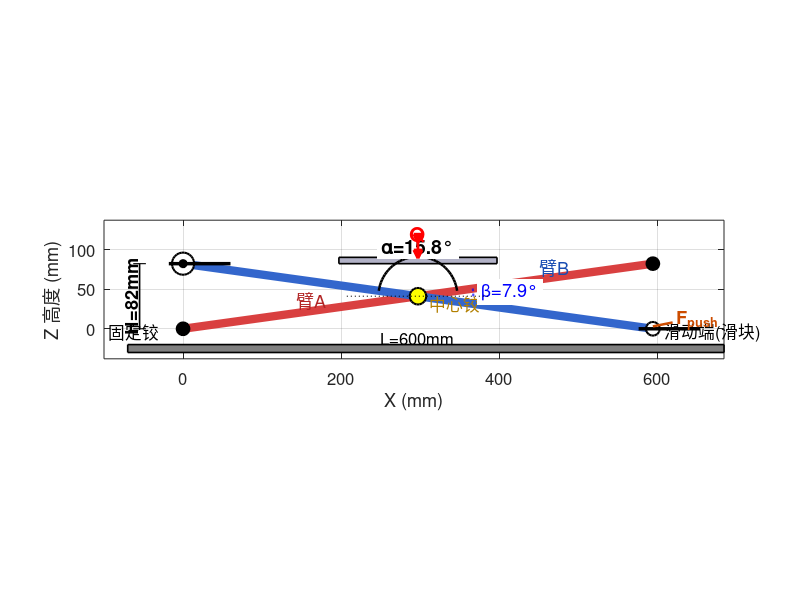
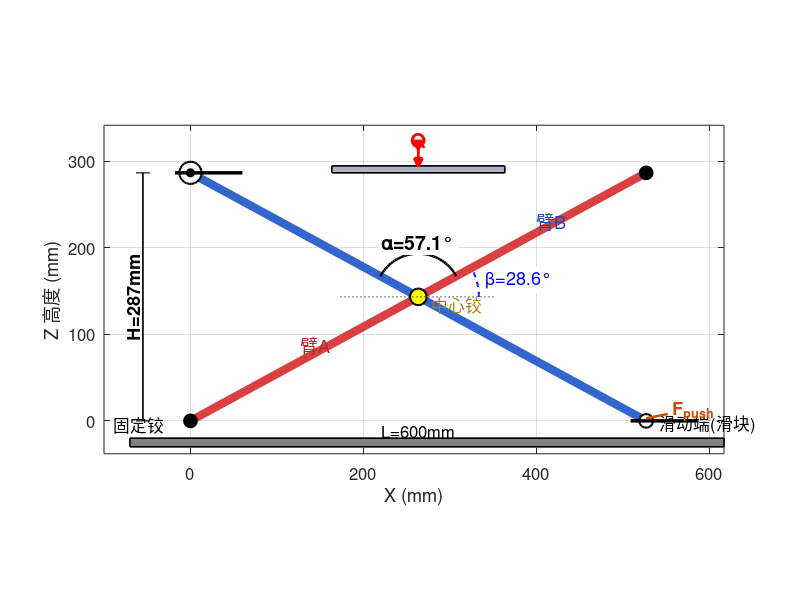

Source code (MATLAB) for these figures, in order:
%% 剪叉式垂直升降台 机构运动简图（最低位与最高位分别输出）
clear; clc; close all;

L = 600;
alpha_low  = 15.78;   beta_low  = alpha_low/2;
alpha_high = 57.12;   beta_high = alpha_high/2;

fig_dir = 'D:/bylw/code/lunwen/QLULatex/QLUThesisLatexTemplate-master/Thesis/static/figures';

for plot_idx = 1:2
    if plot_idx == 1
        beta_deg = beta_low;
        alpha_deg = alpha_low;
        suffix = 'low';
    else
        beta_deg = beta_high;
        alpha_deg = alpha_high;
        suffix = 'high';
    end

    b = deg2rad(beta_deg);
    H_plat = L * sin(b);
    base_y = -20;

    figure('Position', [50, 50, 1000, 900], 'Color', 'w');
    hold on;

    % 底座
    fill([-70, L*cos(b)+90, L*cos(b)+90, -70], ...
        [base_y-10, base_y-10, base_y, base_y], ...
        [0.5 0.5 0.5], 'EdgeColor', 'k', 'LineWidth', 1.2);

    % 台面
    plat_w = 200;
    plat_cx = L/2 * cos(b);
    fill(plat_cx + [-plat_w/2, plat_w/2, plat_w/2, -plat_w/2], ...
        H_plat + [0, 0, 8, 8], [0.7 0.7 0.78], ...
        'EdgeColor', 'k', 'LineWidth', 1.2);

    % 臂 A: 左下→右上 (红色)
    plot([0, L*cos(b)], [0, L*sin(b)], '-', 'Color', [0.85 0.25 0.25], 'LineWidth', 6);
    % 臂 B: 右下→左上 (蓝色)
    plot([L*cos(b), 0], [0, L*sin(b)], '-', 'Color', [0.2 0.4 0.8], 'LineWidth', 6);

    % 中心铰点
    xm = L/2*cos(b);  ym = L/2*sin(b);
    plot(xm, ym, 'ko', 'MarkerSize', 12, 'MarkerFaceColor', 'y', 'LineWidth', 1.5);

    % 四个端点铰点
    plot(0, 0, 'ko', 'MarkerSize', 10, 'MarkerFaceColor', 'k');          % 左下固定
    plot(L*cos(b), 0, 'ko', 'MarkerSize', 10, 'MarkerFaceColor', 'w', 'LineWidth', 1.5); % 右下(滑块)
    plot(L*cos(b), H_plat, 'ko', 'MarkerSize', 10, 'MarkerFaceColor', 'k'); % 右上固定
    % 左上滚轮 (两个小圆表示)
    plot(0, H_plat, 'ko', 'MarkerSize', 16, 'MarkerFaceColor', 'w', 'LineWidth', 1.5);
    plot(0, H_plat, 'ko', 'MarkerSize', 6, 'MarkerFaceColor', 'k');

    % 底部滑轨 + 顶部导向槽
    plot([L*cos(b)-18, L*cos(b)+60], [0, 0], 'k-', 'LineWidth', 2.5);
    plot([-18, 60], [H_plat, H_plat], 'k-', 'LineWidth', 2.5);

    % 标注文字（字号放大）
    text(-30, -4, '固定铰', 'FontSize', 12, 'HorizontalAlignment', 'right');
    text(L*cos(b)+15, -4, '滑动端(滑块)', 'FontSize', 12, 'HorizontalAlignment', 'left');
    text(xm+15, ym-10, '中心铰', 'FontSize', 12, 'Color', [0.7 0.5 0]);
    text(L/4*cos(b)-5, L/4*sin(b)+15, '臂A', 'FontSize', 13, 'Color', [0.7 0.15 0.15]);
    text(3*L/4*cos(b)+5, 3*L/4*sin(b)+15, '臂B', 'FontSize', 13, 'Color', [0.1 0.3 0.7]);

    % ---- 两臂夹角 α 弧线 ----
    arc_r = 50;
    th_arc = linspace(b, pi-b, 40);
    plot(xm+arc_r*cos(th_arc), ym+arc_r*sin(th_arc), 'k-', 'LineWidth', 1.8);
    text(xm+arc_r*1.25*cos(pi/2), ym+arc_r*1.25*sin(pi/2), ...
        ['\alpha=' sprintf('%.1f', alpha_deg) '°'], ...
        'FontSize', 14, 'FontWeight', 'bold', 'BackgroundColor', 'w', ...
        'HorizontalAlignment', 'center');

    % ---- 半角 β 弧线 ----
    beta_arc_r = 70;
    th_b = linspace(0, b, 25);
    plot(xm+beta_arc_r*cos(th_b), ym+beta_arc_r*sin(th_b), 'b--', 'LineWidth', 1.5);
    text(xm+beta_arc_r*1.15*cos(b/2), ym+beta_arc_r*1.15*sin(b/2), ...
        ['\beta=' sprintf('%.1f', beta_deg) '°'], ...
        'FontSize', 13, 'Color', 'b', 'BackgroundColor', 'w');

    % 水平参考虚线
    plot([xm-90, xm+90], [ym, ym], 'k:', 'LineWidth', 0.8);

    % ---- 高度尺寸线 H ----
    H_line_x = -55;
    plot([H_line_x, H_line_x], [0, H_plat], 'k-', 'LineWidth', 1.2);
    plot([H_line_x-8, H_line_x+8], [0, 0], 'k-', 'LineWidth', 0.8);
    plot([H_line_x-8, H_line_x+8], [H_plat, H_plat], 'k-', 'LineWidth', 0.8);
    text(H_line_x-12, H_plat/2, ['H=' sprintf('%.0f', H_plat) 'mm'], ...
        'FontSize', 13, 'FontWeight', 'bold', 'HorizontalAlignment', 'center', 'Rotation', 90);

    % ---- 臂长尺寸 L ----
    text(L/2*cos(b), -12, ['L=' sprintf('%.0f', L) 'mm'], ...
        'FontSize', 12, 'HorizontalAlignment', 'center');

    % 载荷箭头 Q
    text(plat_cx, H_plat+38, 'Q', 'FontSize', 15, 'FontWeight', 'bold', ...
        'Color', 'r', 'HorizontalAlignment', 'center');
    plot([plat_cx, plat_cx], [H_plat+32, H_plat+12], 'rv-', 'LineWidth', 2, ...
        'MarkerSize', 6, 'MarkerFaceColor', 'r');

    % 推杆力 F_push
    text(L*cos(b)+30, 12, 'F_{push}', 'FontSize', 13, 'Color', [0.8 0.3 0], 'FontWeight', 'bold');
    plot([L*cos(b), L*cos(b)+25], [3, 8], '-', 'Color', [0.8 0.3 0], 'LineWidth', 1.8);

    axis equal;
    xlim([-100, max(L*cos(b)+90, 500)]);
    ylim([base_y-18, H_plat+55]);
    xlabel('X (mm)', 'FontSize', 13);
    ylabel('Z 高度 (mm)', 'FontSize', 13);
    grid on;  box on;
    set(gca, 'FontSize', 12);

    fname = fullfile(fig_dir, ['jiagou_' suffix '.png']);
    print(gcf, fname, '-dpng', '-r200');
    fprintf('Saved %s\n', fname);
end
